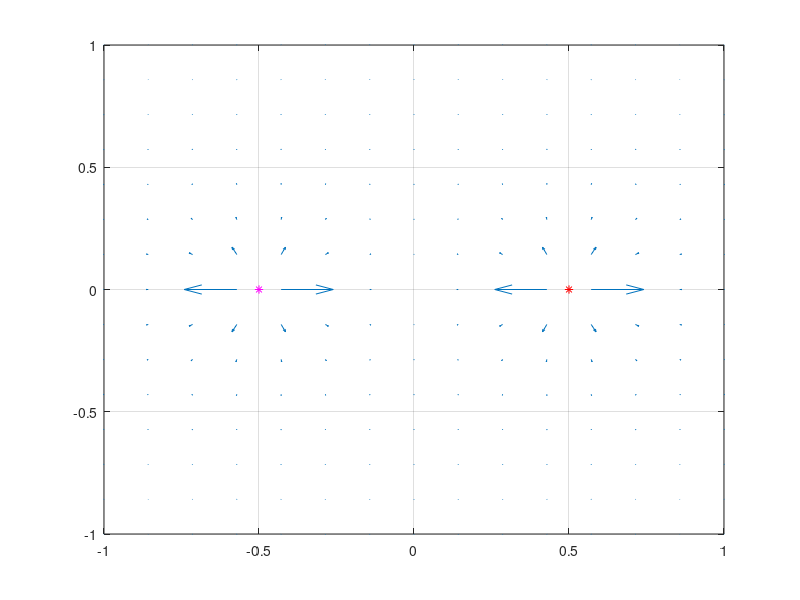

Source code (MATLAB):

% Ante Salcedo
% April 2017

% To teach students how to plot electric field 
% for one and two point charges

clear;

% Espacio de la simulación

Lx = 2;                         %Longitud en X
Ly = 2;                         %Longitud en y

Nx = 15;                       %Divisiones en X
Ny = 15;                       %Divisiones en Y

Xi = -Lx/2;                     %Valor inicial en X
Xf = Lx/2;                      %Valor final en X
Yi = -Ly/2;                     %Valor inicial en Y
Yf = Ly/2;                      %Valor inicial en Y

x = Xi:Lx/(Nx-1):Xf;            %x axis
y = Yi:Lx/(Ny-1):Yf;            %y axis

[X,Y]=meshgrid(x,y);            %Simulation space


% Ubicación de monopolos

x1 = 0.5;
y1 = 0.0;
pol1 = +1;

x2 = -0.5;
y2 = 0.0;
pol2 = +1;


%Cálculo del campo magnético
for i=1:Nx        
    for j=1:Ny
      
        d1 = sqrt((x(i)-x1)^2+(y(j)-y1)^2);
        d2 = sqrt((x(i)-x2)^2+(y(j)-y2)^2);
        
        Ex1 = pol1*1/d1^3*(x(i)-x1);
        Ey1 = pol1*1/d1^3*(y(j)-y1);
        
        Ex2 = pol2*1/d2^3*(x(i)-x2);
        Ey2 = pol2*1/d2^3*(y(j)-y2);
        
        Ex(i,j) = Ex1 + Ex2;
        Ey(i,j) = Ey1 + Ey2;
            
    end    
end


%mesh(X,Y,R)
%contour(X,Y,R,100)
quiver(Y,X,Ex,Ey)

%startx = [x1 x2];
%starty = [y1 y2];
%streamline(Y,X,Ex,Ey)

hold on
plot(x1,y1,'*r')
plot(x2,y2,'*m')
hold off

axis([-1 1 -1 1])
grid

